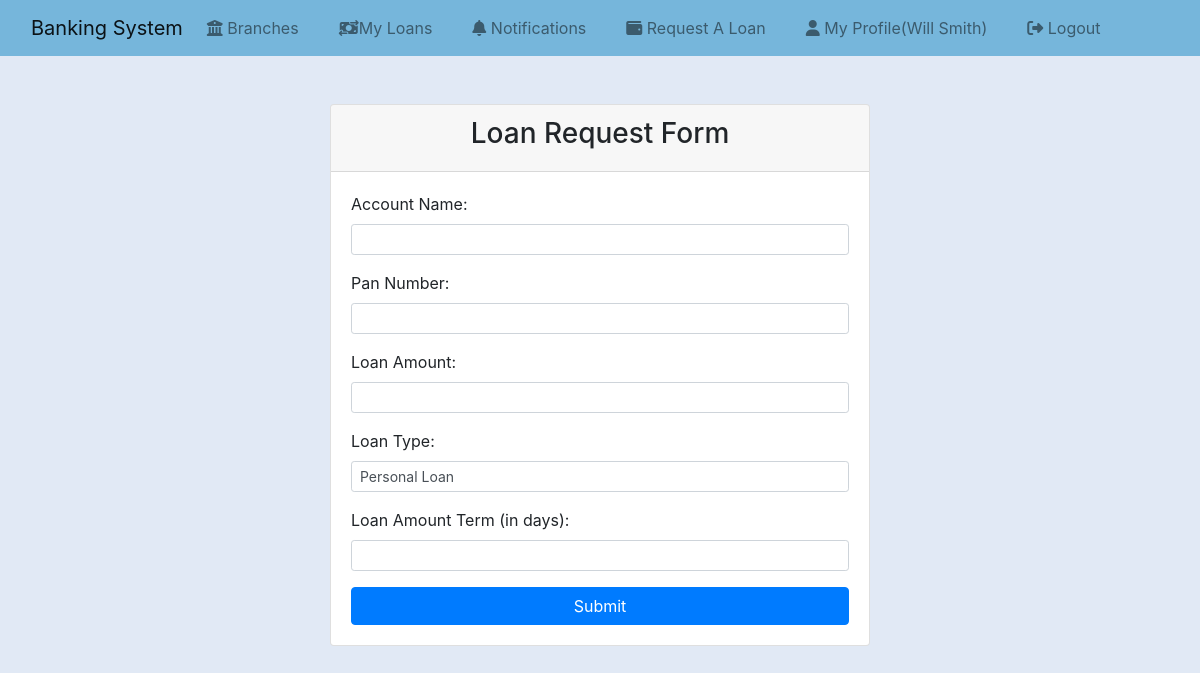
Page /loan-request (signed in) on the earlier database version.
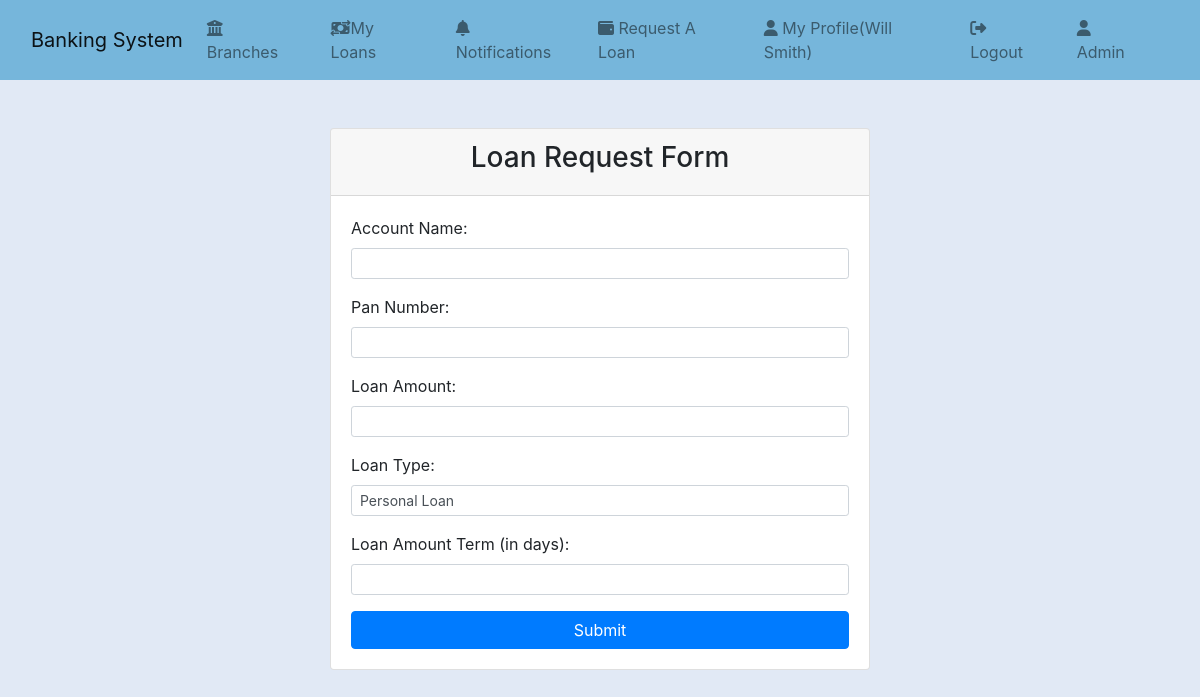
Same page on the later database version.
### bank_management/views.py (the view)
# urls.py: path("loan-request",loan_request,name='loan-request'),
@login_required
def loan_request(request):
    if request.method == "POST":
        form = LoanRequestForm(request.POST)
        if form.is_valid():
            account_name = form.cleaned_data['account_name']
            pan_number = form.cleaned_data['pan_number']
            loan_type = form.cleaned_data['loan_type']
            user = User.objects.filter(account_name=account_name,pan_number=pan_number)[0]
            account = Account.objects.filter(hold_by=user)[0]
            user_due_loans = Loan.objects.filter(due_at__lte=timezone.now(),availed_by=user,paid=False)
            Gender = user.get_gender_display()
            Married = user.get_married_display()
            Dependent = user.get_dependents_display()
            Education = user.get_education_display()
            Self_Employed = user.get_self_employed_display()
            Applicant_Income = user.applicant_income
            Coapplicant_Income = user.co_applicant_income if user.co_applicant_income else 0
            Loan_Amount = form.cleaned_data['loan_amount']
            Loan_Amount_Log = np.log(Loan_Amount)
            Loan_Amount_Term = form.cleaned_data['loan_amount_term']
            Credit_History = 1 if len(user_due_loans)==0 else 0
            Property_Area = user.get_property_area_display()
            print(Dependent,Applicant_Income,Coapplicant_Income,Loan_Amount,Loan_Amount_Term,
                   Credit_History,Loan_Amount_Log,Gender, Married, Education, Self_Employed, Property_Area)
            prediction = preprocessdata(Dependent=Dependent,Applicant_Income=Applicant_Income,
                        Coapplicant_Income=Coapplicant_Income,Loan_Amount=Loan_Amount,
                        Loan_Amount_Term=Loan_Amount_Term,Credit_History=Credit_History,
                        Loan_Amount_Log=Loan_Amount_Log,Gender=Gender, Married=Married, Education=Education,
                        Self_Employed=Self_Employed, Property_Area=Property_Area)
            approved = True if prediction == ['Approved'] else False
            bg_color = "9ff5b6" if approved else "f59f9f"
            loan = Loan.objects.create(loan_type=loan_type,amount=Loan_Amount,paid=False,branch=account.branch,availed_by=user,interest_rate=10,loan_status=prediction[0],due_at=timezone.now()+timedelta(days=Loan_Amount_Term))
            return render(request,"loan-request-response.html",{"approved":approved,"loan":loan,"bg_color":bg_color})
    else:
        form = LoanRequestForm()
    return render(request,"loan-request.html",{"form":form})

### bank_management/forms.py (shortened to what this page needs)
class LoanRequestForm(forms.Form):
    account_name = forms.CharField(max_length=100)
    pan_number = forms.CharField(max_length=100)
    loan_amount = forms.IntegerField()
    loan_amount_term = forms.IntegerField()
    loan_type = forms.ChoiceField(choices=LOAN_TYPES,initial=LOAN_TYPES[0])

### bank_management/context_processors.py (called while the page is built)
@login_required
def count_notifications(request):
    count_notifications = Notification.objects.filter(user=request.user,is_seen=False).count()
    return {"count_notifications":count_notifications}

### banking_system/templates/loan-request.html (shortened to what this page needs)
{% extends 'base.html' %}{% load widget_tweaks %} {% block content %}
<div class="container mt-5">
  <div class="row justify-content-center">
    <div class="col-md-6">
      <div class="card">
        <div class="card-header">
          <h3 class="text-center">Loan Request Form</h3>
        </div>
        <div class="card-body">
          <form method="post">
            <div class="form-group">
              <label class="form-label">Account Name:</label>
              {{form.account_name|add_class:'form-control form-control-sm'}}
            </div>
            <div class="form-group">
              <label class="form-label">Pan Number:</label>
              {{form.pan_number|add_class:'form-control form-control-sm'}}
            </div>
            <div class="form-group">
              <label class="form-label">Loan Amount:</label>
              {{form.loan_amount|add_class:'form-control form-control-sm'}}
            </div>
            <div class="form-group">
              <label class="form-label">Loan Type:</label>
              {{form.loan_type|add_class:'form-control form-control-sm'}}
            </div>
            <div class="form-group">
              <label class="form-label">Loan Amount Term (in days):</label>
              {{form.loan_amount_term|add_class:'form-control form-control-sm'}}
            </div>
            <button type="submit" class="btn btn-primary btn-block mt-3">
              Submit
            </button>
          </form>
        </div>
      </div>
    </div>
  </div>
</div>
{% endblock %}

### banking_system/templates/base.html (shortened to what this page needs)
{% load static %}
<!DOCTYPE html>
<html lang="en">
  <head>
    <link
      href="https://cdn.jsdelivr.net/npm/bootstrap@5.0.2/dist/css/bootstrap.min.css"
      rel="stylesheet"
    />
    <link
      rel="stylesheet"
      href="https://cdnjs.cloudflare.com/ajax/libs/font-awesome/6.1.1/css/all.min.css"
    />
    <link
      rel="stylesheet"
      href="https://stackpath.bootstrapcdn.com/bootstrap/4.3.1/css/bootstrap.min.css"
    />
  </head>
  <body style="background-color: #e1e9f5">
    <nav
      class="navbar navbar-expand-lg navbar-light"
      style="background-color: #76b6db"
    >
      <div class="container-fluid">
        <a class="navbar-brand" href="{% url 'index' %}">Banking System</a>
        <div class="collapse navbar-collapse" id="navbarSupportedContent">
          <ul class="navbar-nav me-auto mb-1 mb-lg-0">
            <li class="nav-item mr-4">
              <a class="nav-link" href="{% url 'branches' %}"
                ><i class="fa-solid fa-building-columns"></i> Branches</a
              >
            </li>
            <li class="nav-item mr-4">
              <a class="nav-link" href="{% url 'loans' %}"
                ><i class="fa-solid fa-money-bill-transfer"></i>My Loans</a
              >
            </li>
            <li class="nav-item">
              <a class="nav-link mr-4" href="{% url 'notifications' %}"
                ><i class="fa-solid fa-bell"></i> Notifications
              </a>
            </li>
            <li class="nav-item">
              <a class="nav-link mr-4" href="{% url 'loan-request' %}"
                ><i class="fa-solid fa-wallet"></i> Request A Loan
              </a>
            </li>
            <li class="nav-item mr-4">
              <a class="nav-link" href="{% url 'my-profile' %}"
                ><i class="fa fa-user"></i> My
                Profile({{request.user.account_name}})</a
              >
            </li>
            <li class="nav-item mr-4">
              <a class="nav-link" href="{% url 'logout' %}"
                ><i class="fa-solid fa-right-from-bracket"></i> Logout</a
              >
            </li>
            {% if request.user.is_superuser %}
            <li class="nav-item mr-4">
              <a class="nav-link" href="/admin"
                ><i class="fa fa-user"></i> Admin</a
              >
            </li>
            {% endif %}
          </ul>
        </div>
      </div>
    </nav>
    {% block content %}  {% endblock content %}
  </body>
</html>

Differences in the rows shown:
changed User "Will Smith": is_superuser False → True (drawn)
Other differences:
text now shown: "Admin"
